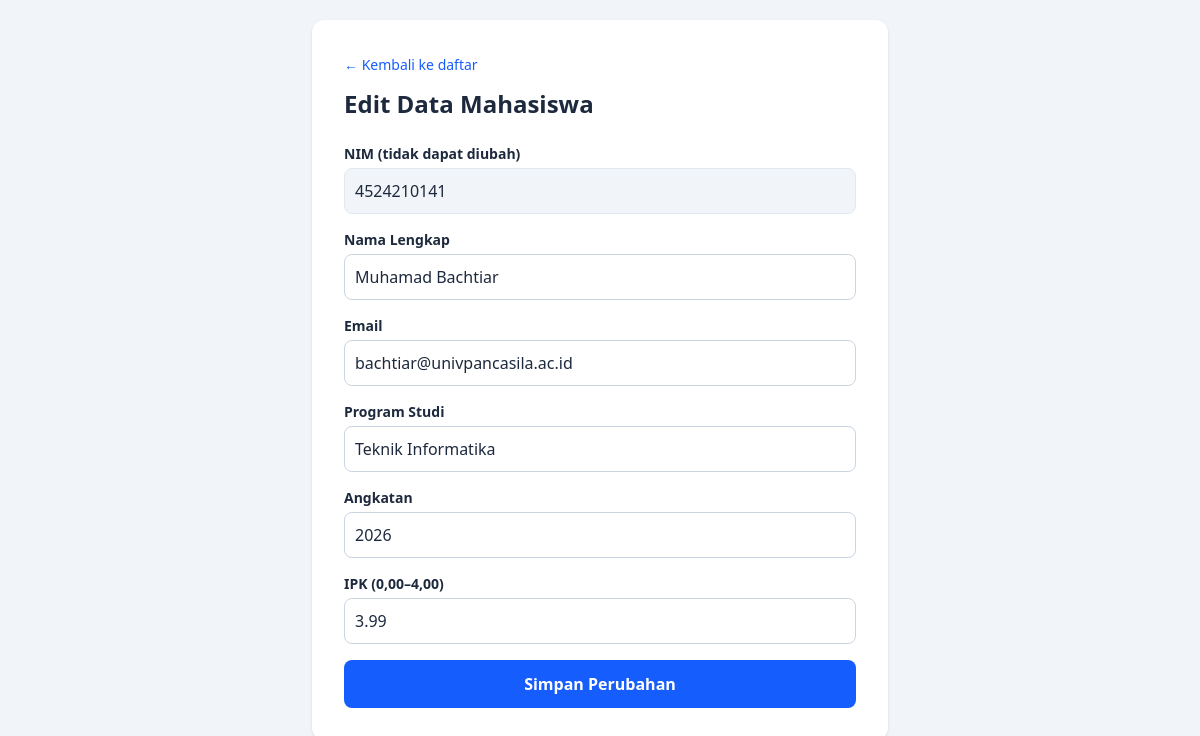
Page /pertemuan6/edit.php?nim=4524210141 on the committed database.
### tables this page shows
CREATE TABLE `mahasiswa` (
  `id` bigint(20) UNSIGNED NOT NULL,
  `nim` varchar(15) NOT NULL,
  `nama` varchar(100) NOT NULL,
  `email` varchar(120) NOT NULL,
  `prodi` varchar(80) NOT NULL,
  `angkatan` year(4) NOT NULL,
  `ipk` decimal(3,2) DEFAULT 0.00
);

### pertemuan6/edit.php (the view, shortened to what this page needs)
<?php
require_once 'koneksi.php';
function e($value)
{
    return htmlspecialchars((string)$value, ENT_QUOTES, 'UTF-8');
}
$nim = trim($_GET['nim'] ?? '');
$stmt = mysqli_prepare($koneksi, 'SELECT nim, nama, email, prodi, angkatan, ipk FROM mahasiswa WHERE nim = ?');
mysqli_stmt_bind_param($stmt, 's', $nim);
mysqli_stmt_execute($stmt);
$data = mysqli_fetch_assoc(mysqli_stmt_get_result($stmt));
?>
<!DOCTYPE html>
<html lang="id">
<head>
    <script src="https://cdn.jsdelivr.net/npm/@tailwindcss/browser@4"></script>
</head>
<body class="bg-slate-100 min-h-screen p-5 text-slate-800">
    <main class="max-w-xl mx-auto bg-white p-6 md:p-8 rounded-xl shadow-sm"><a href="index.php" class="text-blue-600 hover:underline text-sm">← Kembali ke daftar</a>
        <h1 class="text-2xl font-bold mt-3 mb-6">Edit Data Mahasiswa</h1>
        <form action="update.php" method="POST" class="space-y-4">
            <div><label for="nim" class="block text-sm font-semibold mb-1">NIM (tidak dapat diubah)</label><input id="nim" name="nim" value="<?= e($data['nim']) ?>" readonly class="w-full border border-slate-200 bg-slate-100 rounded-lg p-2.5"></div>
            <div><label for="nama" class="block text-sm font-semibold mb-1">Nama Lengkap</label><input id="nama" name="nama" value="<?= e($data['nama']) ?>" required maxlength="100" class="w-full border border-slate-300 rounded-lg p-2.5"></div>
            <div><label for="email" class="block text-sm font-semibold mb-1">Email</label><input id="email" name="email" type="email" value="<?= e($data['email']) ?>" required maxlength="120" class="w-full border border-slate-300 rounded-lg p-2.5"></div>
            <div><label for="prodi" class="block text-sm font-semibold mb-1">Program Studi</label><input id="prodi" name="prodi" value="<?= e($data['prodi']) ?>" required maxlength="80" class="w-full border border-slate-300 rounded-lg p-2.5"></div>
            <div><label for="angkatan" class="block text-sm font-semibold mb-1">Angkatan</label><input id="angkatan" name="angkatan" type="number" min="2000" max="2099" value="<?= e($data['angkatan']) ?>" required class="w-full border border-slate-300 rounded-lg p-2.5"></div>
            <div><label for="ipk" class="block text-sm font-semibold mb-1">IPK (0,00–4,00)</label><input id="ipk" name="ipk" type="number" min="0" max="4" step="0.01" value="<?= e($data['ipk']) ?>" required class="w-full border border-slate-300 rounded-lg p-2.5"></div>
            <button class="w-full bg-blue-600 hover:bg-blue-700 text-white font-semibold py-3 rounded-lg">Simpan Perubahan</button>
        </form>
    </main>
</body>
</html>

### rows in the picture
mahasiswa: nim "4524210141", nama "Muhamad Bachtiar", email "bachtiar@univpancasila.ac.id", prodi "Teknik Informatika", angkatan "2026", ipk "3.99"
